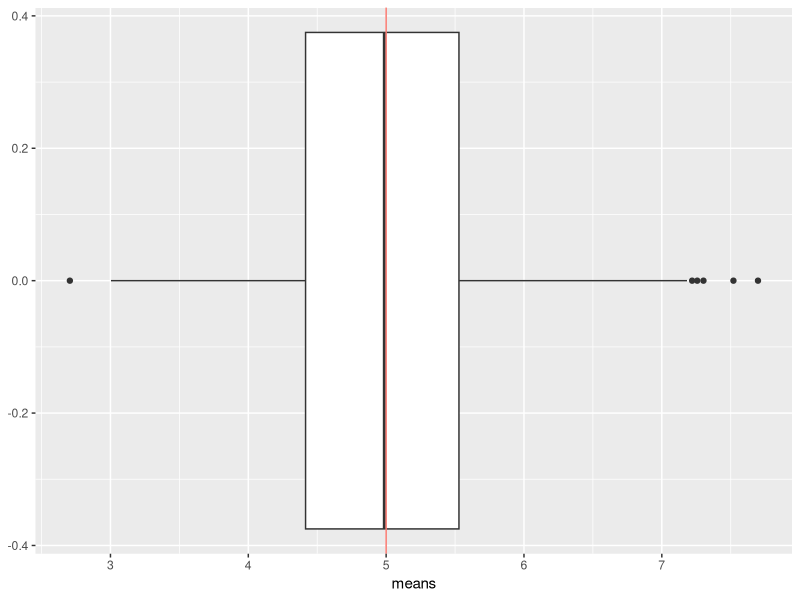
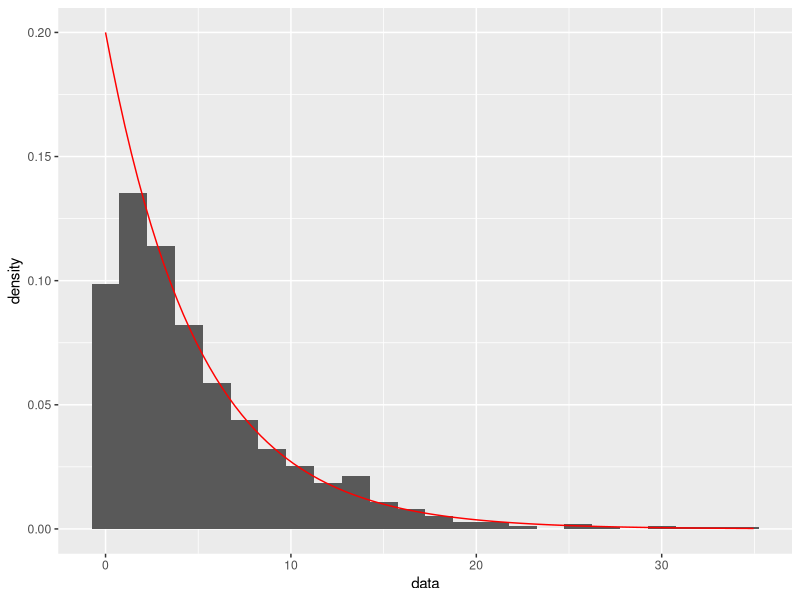
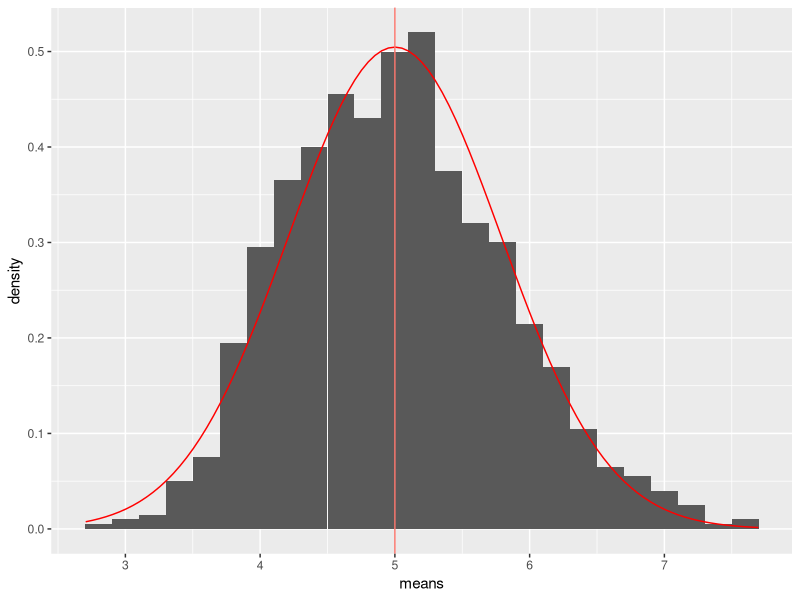
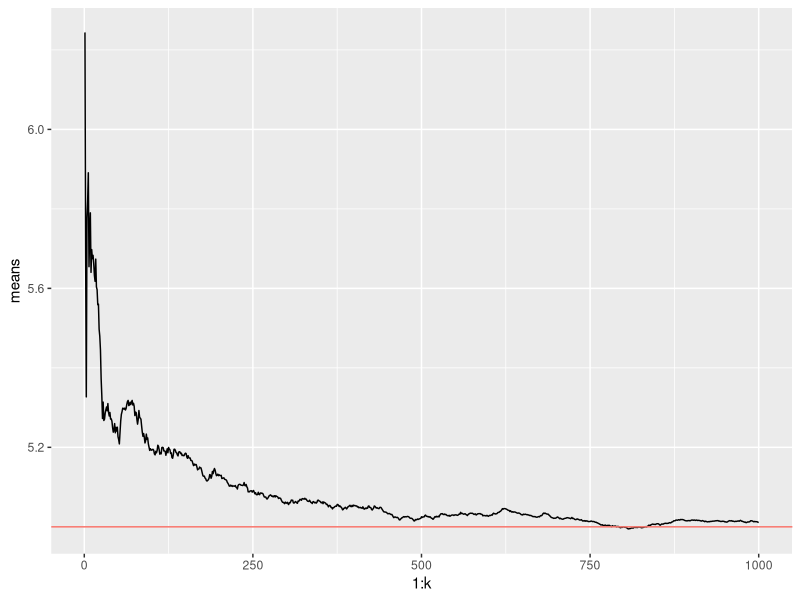

Reproduce these figures in R, in order.
## ---- chunk 1
knitr::opts_chunk$set(echo = TRUE)
library(ggplot2)
## ---- chunk 2
lambda = 0.2 # rate, mu = 5, sd = 5, var = 25
pop_mean = 1/lambda
pop_sd = 1/lambda
pop_var = pop_sd^2
## ---- chunk 3
#' n: # number of rexp samples for each mean
#' k: # number of means
generate_means <- function(n, k, lambda) {
  #' collect k means, each with n samples, in an array
  sample_means = NULL
  for (i in 1:k) sample_means = c(sample_means, mean(rexp(n, lambda)))
  means_df <- data.frame(means = sample_means)
  means_df
}
## ---- chunk 4
n <- 40
k <- 1000
sample_means <- generate_means(n, k, lambda)
## ---- chunk 5
p1 <- ggplot(sample_means, aes(means)) + theme(legend.position="none")
p1 + geom_boxplot() + geom_vline(aes(xintercept = pop_mean, colour = "red"))
## ---- chunk 6
sample <- data.frame(data=rexp(k, lambda))
p2 <- ggplot(sample, aes(data))
p2 <- p2 + geom_histogram(aes(y=after_stat(density)), binwidth=1.5)
p2 + stat_function(fun=dexp, args=list(rate = lambda), colour="red", xlim=c(0, max(sample$data)))
## ---- chunk 7
p3 <- ggplot(sample_means, aes(means)) + theme(legend.position="none")
p3 <- p3 + geom_histogram(aes(y=after_stat(density)), binwidth=0.2)
p3 <- p3 + stat_function(fun=dnorm, args=list(mean=pop_mean, sd=pop_sd/sqrt(n)), colour="red")
p3 + geom_vline(aes(xintercept=pop_mean, colour="red"))
## ---- chunk 8
cumulative <- data.frame(means=cumsum(sample_means$means) / (1 : k))
p4 <- ggplot(cumulative, aes(x=1:k, y=means)) + theme(legend.position="none")
p4 + geom_line() + geom_hline(aes(yintercept=pop_mean, colour="red"))
